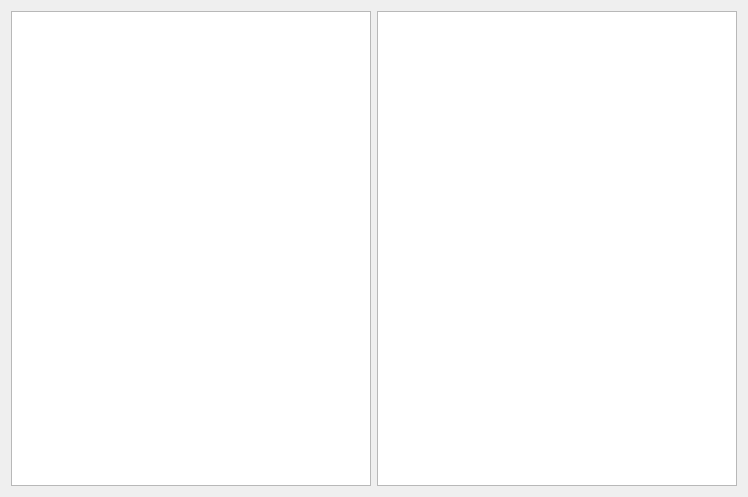
<?xml version="1.0" encoding="UTF-8"?>
<ui version="4.0">
 <class>TreeViewTest</class>
 <widget class="QWidget" name="TreeViewTest">
  <property name="geometry">
   <rect>
    <x>0</x>
    <y>0</y>
    <width>748</width>
    <height>497</height>
   </rect>
  </property>
  <property name="windowTitle">
   <string>TreeView Test</string>
  </property>
  <layout class="QGridLayout" name="gridLayout">
   <item row="0" column="0">
    <widget class="BookmarksTreeView" name="treeView1">
     <property name="dragEnabled">
      <bool>true</bool>
     </property>
     <property name="dragDropMode">
      <enum>QAbstractItemView::InternalMove</enum>
     </property>
     <property name="sortingEnabled">
      <bool>true</bool>
     </property>
    </widget>
   </item>
   <item row="0" column="1">
    <widget class="BookmarksTreeView" name="treeView2">
     <property name="dragEnabled">
      <bool>true</bool>
     </property>
     <property name="dragDropMode">
      <enum>QAbstractItemView::InternalMove</enum>
     </property>
     <property name="sortingEnabled">
      <bool>true</bool>
     </property>
    </widget>
   </item>
  </layout>
 </widget>
 <customwidgets>
  <customwidget>
   <class>BookmarksTreeView</class>
   <extends>QTreeView</extends>
   <header location="global">BookmarksTreeView.h</header>
  </customwidget>
 </customwidgets>
 <resources/>
 <connections/>
</ui>
